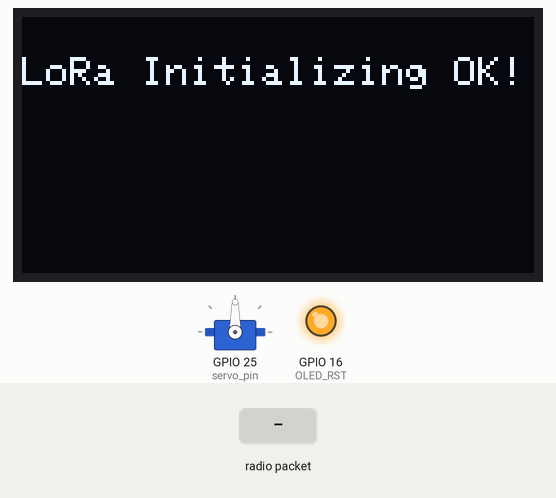
This sketch was run on a simulated ESP32. Shown: 128×64 one-colour display, servo, output pins drawn as LEDs (lit = HIGH). The test bench sets the inputs (shaded band). Storage starts empty; no radio packets arrive unless stated; what the sketch prints to the serial monitor is not drawn.

Above: at 1.3 s.
1.4 s: radio packet "90" arrives
At 2.8 s:
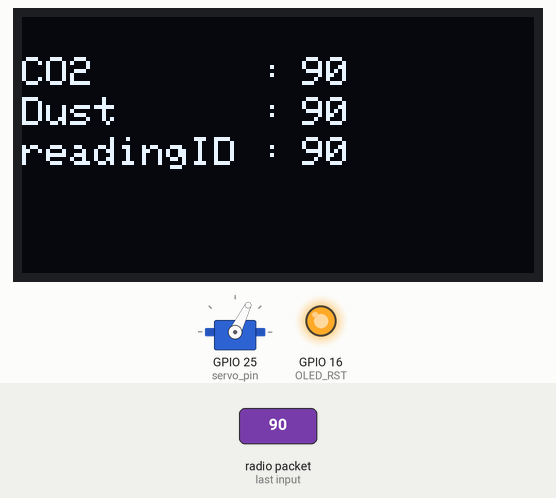
3.9 s: radio packet "10" arrives
At 5.9 s:
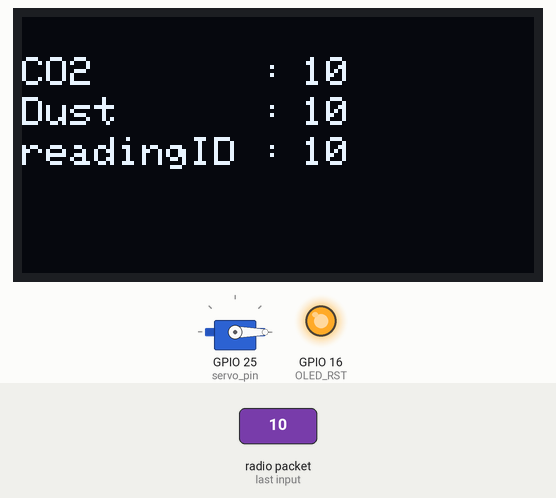
Timing chart, 0 to 7.4 s (numbered marks = the images above; inputs shaded):
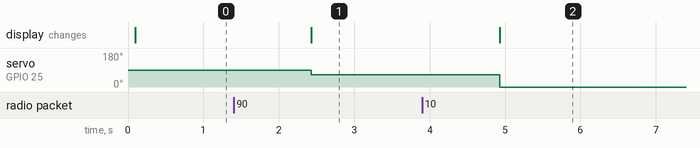

Measured:
- after the input at 1.4 s, servo on GPIO 25 (servo_pin): 90° → 64° after 1.0 s; the display: changes after 1.0 s (image 1)
- after the input at 3.9 s, servo on GPIO 25 (servo_pin): 64° → 0° after 1.0 s; the display: changes after 1.0 s (image 2)

The sketch:

LoRaReceiver_Servo.ino
```cpp
#include <ESP32Servo.h>
#include <SPIFFS.h>

//Libraries for LoRa
#include <SPI.h>
#include <LoRa.h>

//Libraries for OLED Display
#include <Wire.h>
#include <Adafruit_GFX.h>
#include <Adafruit_SSD1306.h>


//define the pins used by the LoRa transceiver module
#define SCK 5
#define MISO 19
#define MOSI 27
#define SS 18
#define RST 14
#define DIO0 26

//433E6 for Asia
//866E6 for Europe
//915E6 for North America
#define BAND 433E6

//OLED pins
#define OLED_SDA 4
#define OLED_SCL 15
#define OLED_RST 16
#define SCREEN_WIDTH 128 // OLED display width, in pixels
#define SCREEN_HEIGHT 64 // OLED display height, in pixels

// Initialize variables to get and save LoRa data
Servo servo;
int rssi;
String loRaMessage;
String CO2;
String Dust;
String readingID;
int CO2_led;
int Dust_led;
int servo_pin = 25;
int servo_angle = 0;

Adafruit_SSD1306 display(SCREEN_WIDTH, SCREEN_HEIGHT, &Wire, OLED_RST);


//Initialize OLED display
void startOLED(){
  //reset OLED display via software
  pinMode(OLED_RST, OUTPUT);
  digitalWrite(OLED_RST, LOW);
  delay(20);
  digitalWrite(OLED_RST, HIGH);

  //initialize OLED
  Wire.begin(OLED_SDA, OLED_SCL);
  if(!display.begin(SSD1306_SWITCHCAPVCC, 0x3c, false, false)) { // Address 0x3C for 128x32
    Serial.println(F("SSD1306 allocation failed"));
    for(;;); // Don't proceed, loop forever
  }
  display.clearDisplay();
  display.setTextColor(WHITE);
  display.setTextSize(1);
  display.setCursor(0,0);
  display.print("LORA SENDER");
}

//Initialize LoRa module
void startLoRA(){
  int counter;
  //SPI LoRa pins
  SPI.begin(SCK, MISO, MOSI, SS);
  //setup LoRa transceiver module
  LoRa.setPins(SS, RST, DIO0);

  while (!LoRa.begin(BAND) && counter < 10) {
    Serial.print(".");
    counter++;
    delay(500);
  }
  if (counter == 10) {
    // Increment readingID on every new reading
    Serial.println("Starting LoRa failed!");
  }
  Serial.println("LoRa Initialization OK!");
  display.setCursor(0,10);
  display.clearDisplay();
  display.print("LoRa Initializing OK!");
  display.display();
}


// Read LoRa packet and get the sensor readings
void getLoRaData() {
  Serial.print("Lora packet received: ");
  // Read packet
  while (LoRa.available()) {
    String LoRaData = LoRa.readString();
    Serial.print(LoRaData);

    // Get readingID, temperature and soil moisture
    int pos1 = LoRaData.indexOf('/');
    int pos2 = LoRaData.indexOf('&');
    readingID = LoRaData.substring(0, pos1);
    CO2 = LoRaData.substring(pos1 +1, pos2);
    Dust = LoRaData.substring(pos2+1, LoRaData.length());
    display.clearDisplay();
    display.setCursor(0,10);
    display.print("CO2       : ");
    display.setCursor(70,10);
    display.print(CO2);
    display.setCursor(0,20);
    display.print("Dust      : ");
    display.setCursor(70,20);
    display.print(Dust);
    display.setCursor(0,30);
    display.print("readingID : ");
    display.setCursor(70,30);
    display.print(readingID);
    display.display();
    Serial.println(CO2);
    Serial.println(Dust);
  }
  // Get RSSI
  rssi = LoRa.packetRssi();
  Serial.print(" with RSSI ");
  Serial.println(rssi);
}

//String to int : String.toInt()   , int to String : String(int)
void moveServo(){
  CO2_led = CO2.toInt();
  Dust_led = Dust.toInt();

  if(CO2_led >= 1000 or Dust_led >= 70){ // 기준치 초과하는 경우
    if(servo_angle ==0){ // 창문이 닫혀있는 경우
      for(servo_angle; servo_angle < 65; servo_angle++){ // 45도 각도까지 개방
        servo.write(servo_angle);
      }
    }
  } else if(CO2_led <1000 && Dust_led < 70){ // 기준치 이하인 경우
    if(servo_angle != 0){// 창문이 닫혀있지 않으면
      for(servo_angle; servo_angle >=0; servo_angle--){ // 창문을 닫는다.
        servo.write(servo_angle);
      }
      servo_angle =0;
    } else{ // 창문이 닫혀있는 경우
      servo_angle = 0;
    }
  }
}

void setup() {
  // Initialize Serial Monitor
  Serial.begin(115200);
  startOLED();
  startLoRA();
  servo.attach(servo_pin); // 핀 설정
  if(!SPIFFS.begin(true)){
    Serial.println("An Error has occurred while mounting SPIFFS");
    return;
  }
}

void loop() {
  // Check if there are LoRa packets available
  int packetSize = LoRa.parsePacket();
  if (packetSize) {
    getLoRaData();
    moveServo();
 }
}
```
